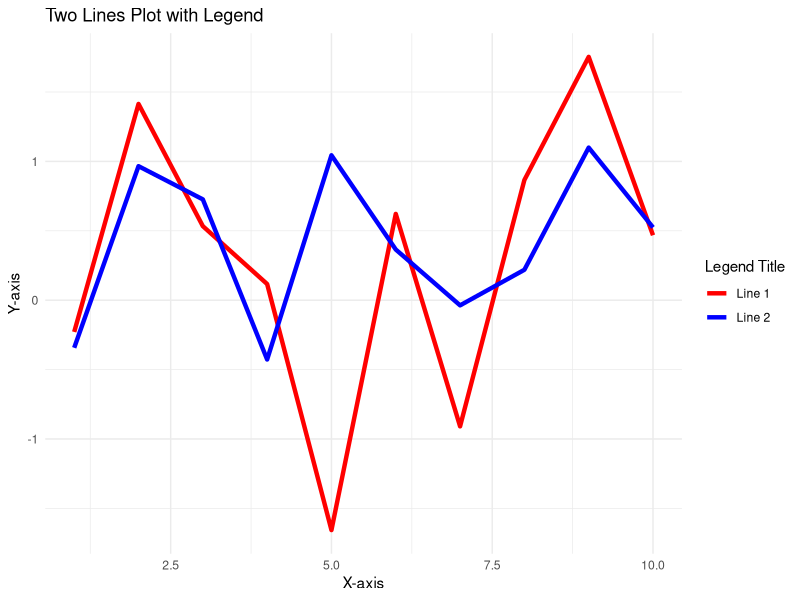

Source code (R):
# Function to calculate distance between two coordinates using Haversine formula
haversine_distance <- function(lat1, lon1, lat2, lon2) {
  # Radius of the Earth in kilometers
  R <- 6371
  
  # Convert degrees to radians
  lat1 <- radians(lat1)
  lon1 <- radians(lon1)
  lat2 <- radians(lat2)
  lon2 <- radians(lon2)
  
  # Differences in coordinates
  dlat <- lat2 - lat1
  dlon <- lon2 - lon1
  
  # Haversine formula
  a <- sin(dlat/2)^2 + cos(lat1) * cos(lat2) * sin(dlon/2)^2
  c <- 2 * atan2(sqrt(a), sqrt(1-a))
  distance <- R * c
  
  return(distance)
}

# Helper function to convert degrees to radians
radians <- function(degrees) {
  return(degrees * pi / 180)
}

# Example coordinates (latitude and longitude in degrees)
lat1 <- 34.0522
lon1 <- -118.2437
lat2 <- 40.7128
lon2 <- -74.0060

# Calculate distance
distance <- haversine_distance(lat1, lon1, lat2, lon2)

# Print the distance
print(paste("Distance:", distance, "km"))


library(ggplot2)

# Sample data
df <- data.frame(
  x = 1:10,
  y1 = rnorm(10),
  y2 = rnorm(10)
)

# Create a ggplot with geom_line and add a legend
ggplot(df, aes(x = x)) +
  geom_line(aes(y = y1, color = "Line 1"), size = 1.5) +
  geom_line(aes(y = y2, color = "Line 2"), size = 1.5) +
  scale_color_manual(values = c("Line 1" = "red", "Line 2" = "blue"), name = "Legend Title") +
  labs(title = "Two Lines Plot with Legend",
       x = "X-axis",
       y = "Y-axis") +
  theme_minimal()
